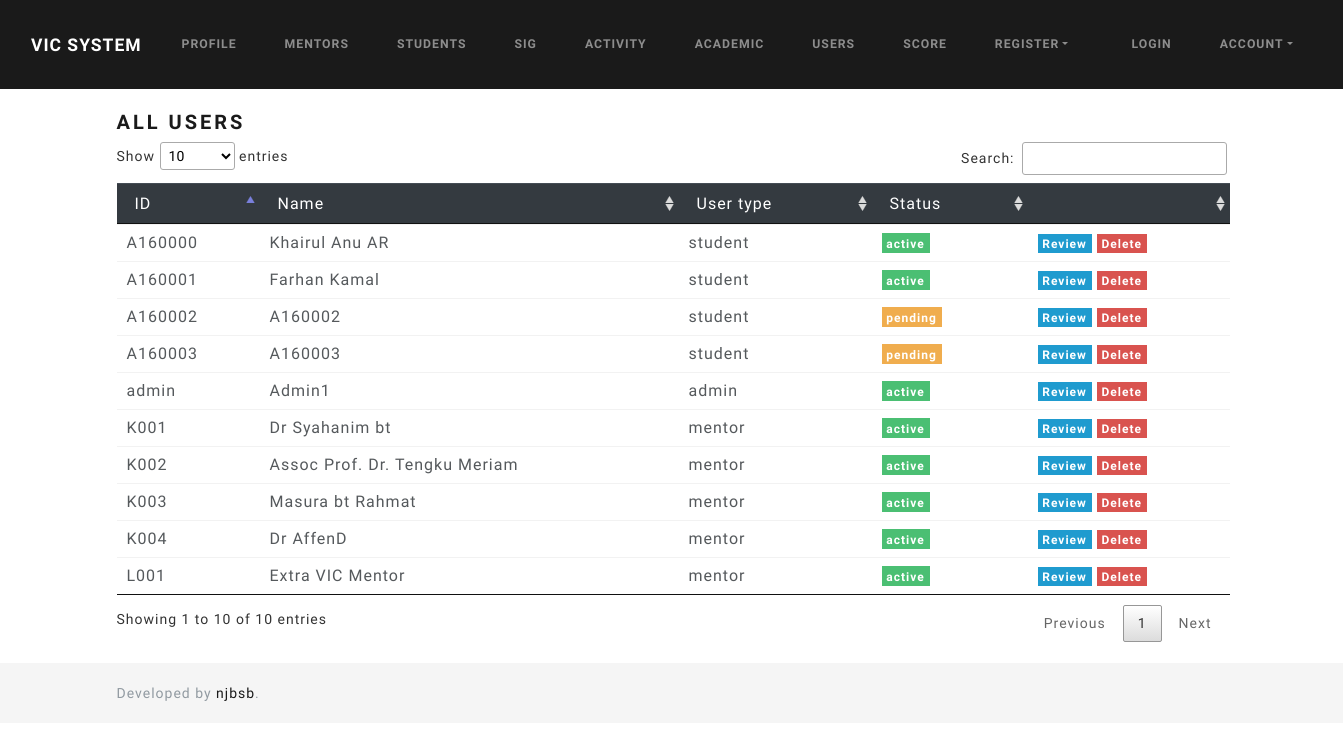
The page /index.php/user on the database as committed earlier.
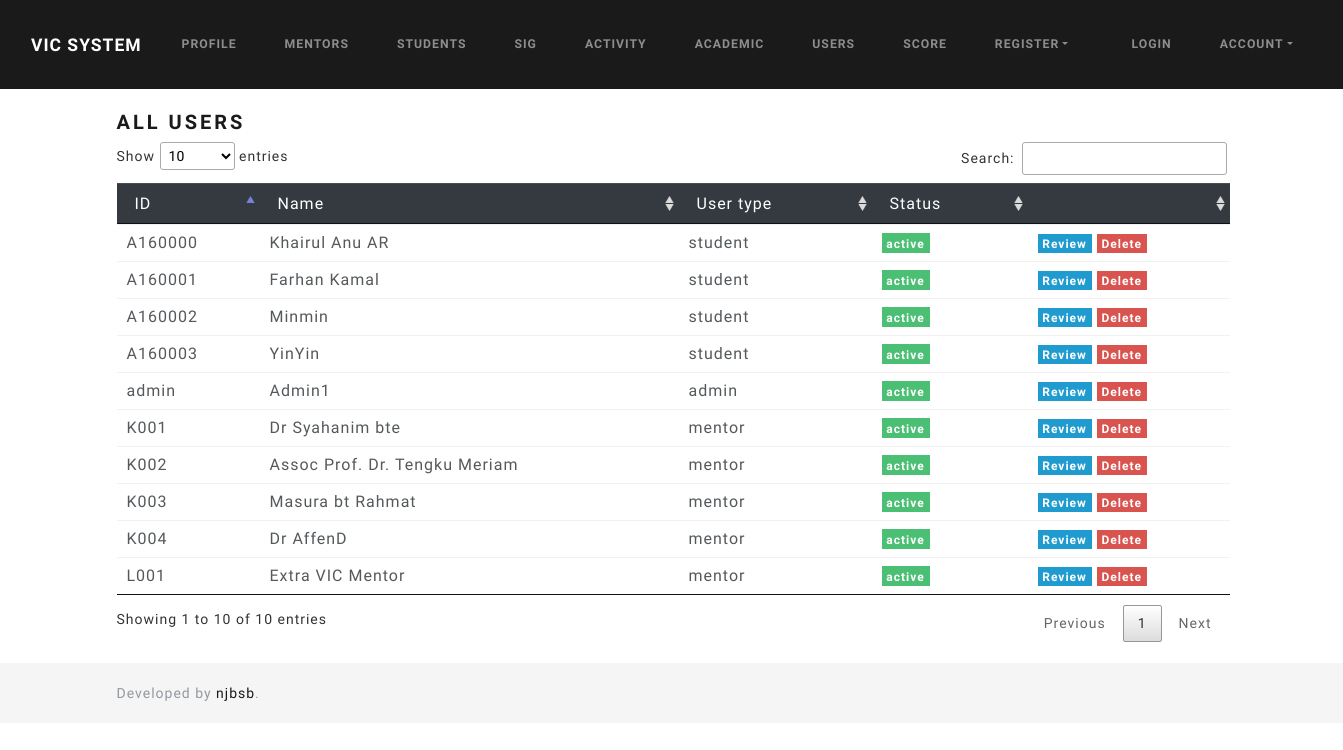
The same page on the database as committed later.
### tables this page shows
CREATE TABLE `tbl_user` (
  `id` varchar(8) NOT NULL,
  `name` varchar(255) NOT NULL,
  `email` varchar(255) NOT NULL,
  `password` varchar(255) NOT NULL,
  `usertype_id` int(11) NOT NULL,
  `sig_id` int(11) DEFAULT NULL,
  `profile_image` varchar(255) NOT NULL,
  `created_at` timestamp NOT NULL DEFAULT current_timestamp(),
  `userstatus_id` int(11) DEFAULT NULL,
  `dob` date DEFAULT NULL
);

CREATE TABLE `tbl_usertype` (
  `id` int(11) NOT NULL,
  `usertype` varchar(255) NOT NULL
);

CREATE TABLE `tbl_userstatus` (
  `id` int(11) NOT NULL,
  `userstatus` varchar(255) NOT NULL
);

### application/controllers/User.php (called while the page is built, shortened)
<?php
class User extends CI_Controller
{
    public function index()
    {
        $data['title'] = 'All Users';
        $data['users'] = $this->user_model->get_user();
        $this->load->view('templates/header');
        $this->load->view('user/index', $data);
        $this->load->view('templates/footer');
    }
}

### index.php (called while the page is built, shortened)
<?php
require_once BASEPATH.'core/CodeIgniter.php';

### application/models/User_model.php (called while the page is built, shortened)
<?php
class User_model extends CI_Model
{
    public function get_user($id = FALSE)
    {
        if ($id === FALSE) {
            $this->db->select('user.id, user.name, ust.usertype, uss.userstatus')
                ->from('tbl_user as user')
                ->join('tbl_usertype as ust', 'user.usertype_id = ust.id', 'left')
                ->join('tbl_userstatus as uss', 'user.userstatus_id = uss.id', 'left');
            $query = $this->db->get();
            return $query->result_array();
        }
        $this->db->select('user.*, ust.usertype, uss.userstatus, user.dob, sig.code, sig.signame')
            ->from('tbl_user as user')
            ->where('user.id', $id)
            ->join('tbl_usertype as ust', 'user.usertype_id = ust.id', 'left')
            ->join('tbl_userstatus as uss', 'user.userstatus_id = uss.id', 'left')
            ->join('tbl_sig as sig', 'user.sig_id = sig.id', 'left');
        $query = $this->db->get();
        return $query->row_array();
    }
}

### application/views/user/index.php (the view, shortened to what this page needs)
<h4><?= $title ?></h4>
<div>
    <table id="usertable" class="table table-hover">
        <thead class="table-dark">
            <tr>
                <td>ID</td>
                <td>Name</td>
                <td>User type</td>
                <td>Status</td>
                <td></td>
            </tr>
        </thead>
        <tbody>
            <?php foreach ($users as $user) : ?>
                <tr>
                    <td><?= $user['id'] ?></td>
                    <td><?= $user['name'] ?></td>
                    <td><?= $user['usertype'] ?></td>
                    <?php if ($user['userstatus'] == 'pending') : ?>
                        <td><span class="badge badge-warning"><?= $user['userstatus'] ?></span></td>
                    <?php elseif ($user['userstatus'] == 'active') : ?>
                        <td><span class="badge badge-success"><?= $user['userstatus'] ?></span></td>
                    <?php else : ?>
                        <td><span class="badge badge-light"><?= $user['userstatus'] ?></span></td>
                    <?php endif ?>
                    <td>
                        <a class="badge badge-info" href="<?= site_url('validate/') . $user['id'] ?>">Review</a>
                        <a class="badge badge-danger" data-toggle="modal" data-userid="<?= $user['id'] ?>" onclick="$('#confirmDelete #formDelete').attr('action', '<?= site_url('user/delete/' . $user['id']) ?>')" href="#confirmDelete">Delete</a>
                    </td>
                </tr>
            <?php endforeach ?>
        </tbody>
    </table>
</div>

### application/views/templates/header.php (shortened to what this page needs)
<html>
<head>
    <link rel="stylesheet" href="<?php echo base_url(); ?>assets/css/lux.bootstrap.min.css" media="screen">
    <link rel="stylesheet" href="<?php echo base_url(); ?>assets/css/jquery.dataTables.css">
    <link rel="stylesheet" href="<?php echo base_url(); ?>assets/css/dataTables.bootstrap.css">
    <link rel="stylesheet" href="<?php echo base_url(); ?>assets/css/sticky-footer.css" rel="stylesheet">
</head>
<body>
    <nav class="navbar navbar-expand-lg navbar-dark bg-primary">
        <div class="container">
            <a class="navbar-brand" href="<?php echo base_url(); ?>">VIC System</a>
            <div class="collapse navbar-collapse" id="navbarColor03">
                <ul class="navbar-nav mr-auto">
                    <li class="nav-item">
                        <a class="nav-link" href="<?php echo base_url(); ?>profile">Profile <span class="sr-only">(current)</span></a>
                    </li>
                    <li class="nav-item">
                        <a class="nav-link" href="<?php echo base_url(); ?>mentor">Mentors</a>
                    </li>
                    <li class="nav-item">
                        <a class="nav-link" href="<?php echo base_url(); ?>student">Students</a>
                    </li>
                    <li class="nav-item">
                        <a class="nav-link" href="<?php echo base_url(); ?>organization">SIG</a>
                    </li>
                    <li class="nav-item">
                        <a class="nav-link" href="<?php echo base_url(); ?>activity">Activity</a>
                    </li>
                    <li class="nav-item">
                        <a class="nav-link" href="<?php echo base_url(); ?>academic">Academic</a>
                    </li>
                    <li class="nav-item">
                        <a class="nav-link" href="<?php echo base_url(); ?>user">Users</a>
                    </li>
                    <li class="nav-item">
                        <a class="nav-link" href="<?php echo base_url(); ?>score">Score</a>
                    </li>
                    <li class="nav-item dropdown">
                        <a class="nav-link dropdown-toggle" data-toggle="dropdown" href="#" role="button" aria-haspopup="true" aria-expanded="false">Register</a>
                    </li>
                </ul>
            </div>
        </div>
        <ul class="navbar-nav mr-auto">
            <li class="nav-item">
                <a class="nav-link" href="<?php echo base_url(); ?>login">Login <span class="sr-only">(current)</span></a>
            </li>
            <li class="nav-item dropdown">
                <a class="nav-link dropdown-toggle" data-toggle="dropdown" href="#" role="button" aria-haspopup="true" aria-expanded="false">Account</a>
            </li>
        </ul>
    </nav>
    <div class="container">
        <br>

### application/views/templates/footer.php (shortened to what this page needs)
</div>
<br>
<footer id="footer" class="footer">
    <div class="container">
        <span class="text-muted">Developed by <a href="https://github.com/njbsb">njbsb</a>.</span>
    </div>
</footer>
</body>
</html>

### assets/css/sticky-footer.css (style rules this page uses)
.footer { bottom: 0; width: 100%; height: 60px; line-height: 60px; background-color: #f5f5f5; }

Rows that differ between the two databases and show on the page:
changed tbl_user "A160002": name "A160002" → "Minmin"; userstatus.userstatus "pending" → "active"
changed tbl_user "A160003": name "A160003" → "YinYin"; userstatus.userstatus "pending" → "active"
changed tbl_user "K001": name "Dr Syahanim bt" → "Dr Syahanim bte"
